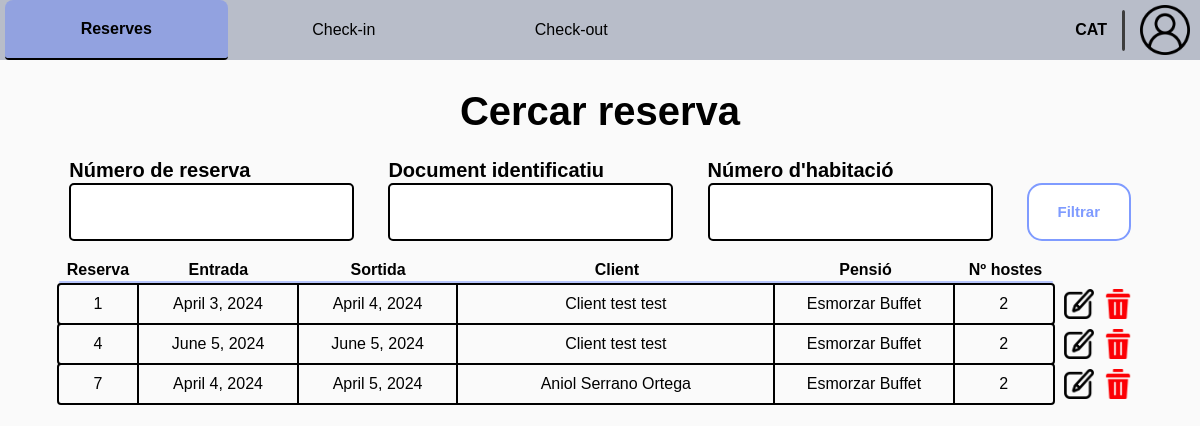
Page /receptionist/search-reservation/ (signed in) on the earlier database version.
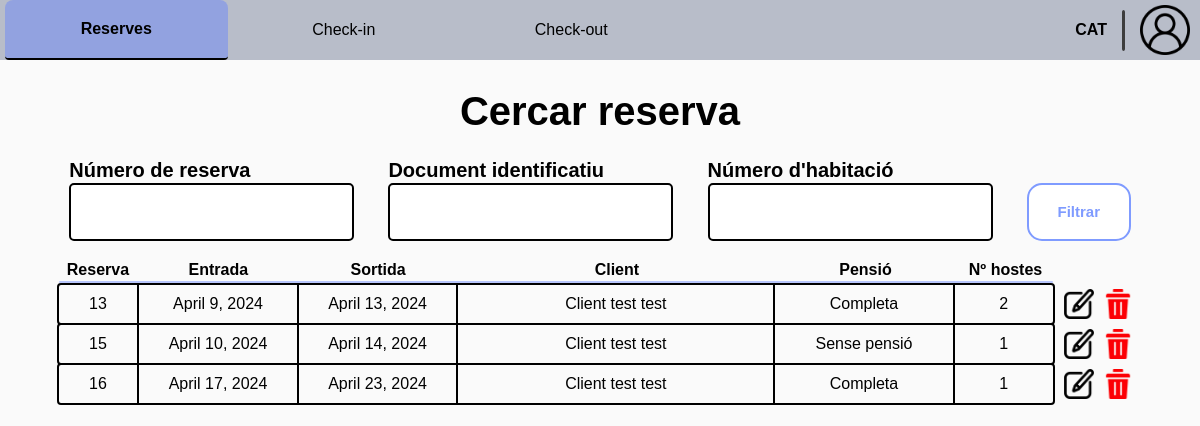
Same page on the later database version.
### Reception/models.py (models this page shows, shortened)
class RoomReservation(models.Model):
    client = models.ForeignKey(Client, on_delete=models.CASCADE)
    room = models.ForeignKey(Room, on_delete=models.CASCADE, to_field='id')
    entry = models.DateField()
    exit = models.DateField()
    pension_type = models.CharField(
        max_length=c.DROPDOWN_MAX_LENGTH,
        choices=c.get_pension_types,
        default='Sense pensió'
    )
    num_guests = models.IntegerField()
    is_active = models.BooleanField(default=True)
    check_in_active = models.BooleanField(default=False)
    check_out_active = models.BooleanField(default=False)
    class Meta:
        unique_together = ('room', 'entry', 'exit')

class HotelUser(AbstractUser):
    email = models.EmailField()
    phone_number = models.CharField(max_length=c.PHONE_NUMBER_LENGTH)
    id_number = models.CharField(max_length=c.ID_NUMBER, blank=True)

### Reception/views.py (the view, shortened to what this page needs)
# urls.py: path('search-reservation/', v.search_reservation, name='search_reservation'),
@worker_required('receptionist')
def search_reservation(request):
    form = SearchReservationForm(request.GET or None)
    reservations = RoomReservation.objects.filter(is_active=True)
    return render(request, c.get_manage_reservation_path(1), {'form': form, 'reservations': reservations})

### Reception/forms.py (shortened to what this page needs)
class SearchReservationForm(forms.ModelForm):
    num_reservation = forms.CharField(label="Número de reserva", required=False)
    id_number = forms.CharField(label="Document identificatiu", required=False)
    room_num = forms.IntegerField(label="Número d'habitació", required=False,
                                  validators=[MinValueValidator(1)])
    class Meta:
        model = RoomReservation
        fields = []

### Reception/config.py (called while the page is built)
    @staticmethod
    def get_manage_reservation_path(n: int):
        return p.MANAGE_RESERVATION[n]

### templates/worker/receptionist/reservation/manage_reservation/search_reservation.html (shortened to what this page needs)
{% extends "worker/receptionist/base_receptionist.html" %}
{% load static %}
{% block extra_css %}
    <link rel="stylesheet"
          href="{% static 'css/worker/receptionist/reservation/manage_reservation/search_reservation.css' %}">
{% endblock extra_css %}
{% block id_reservation %} id="current-page" {% endblock id_reservation %}
{% block content %}
    <div class="main">
        <h2 class="subsection-title">Cercar reserva</h2>
        <form method="get" class="filter-field">
            <div class="form-group">
                <p>{{ form.num_reservation.label }}</p>
                {{ form.num_reservation }}
            </div>
            <div class="form-group">
                <p>{{ form.id_number.label }}</p>
                {{ form.id_number }}
            </div>
            <div class="form-group">
                <p>{{ form.room_num.label }}</p>
                {{ form.room_num }}
            </div>
            <div class="procedural-buttons">
                <button class="filter-button" type="submit">Filtrar</button>
            </div>
        </form>
        <ul class="reservation-list">
            <ul class="list-index">
                <li id="reservation-id">Reserva</li>
                <li id="entry">Entrada</li>
                <li id="exit">Sortida</li>
                <li id="name">Client</li>
                <li id="pension">Pensió</li>
                <li id="num-guests">Nº hostes</li>
            </ul>
            <div id="divider"></div>
            {% for reservation in reservations %}
                <div class="list-div">
                    <li>
                        <div id="reservation-id">{{ reservation.id }}</div>
                        <div id="entry">{{ reservation.entry }}</div>
                        <div id="exit">{{ reservation.exit }}</div>
                        <div id="name">{{ reservation.client.first_name }} {{ reservation.client.last_name }}</div>
                        <div id="pension">{{ reservation.pension_type }}</div>
                        <div id="num-guests">{{ reservation.num_guests }}</div>
                    </li>
                    <div class="list-extra">
                        <div class="icon"><a href="{% url 'reservation_details' pk=reservation.id %}">
                            <img src="{% static 'img/icons/edit-icon.png' %}" alt="edit"></a>
                        </div>
                        <div class="icon">
                            <form action="{% url 'delete_reservation' reservation.id %}" method="post">
                                <button type="submit"
                                        onclick="return confirm('Estàs segur que vols eliminar aquesta reserva?');">
                                    <img src="{% static 'img/icons/delete-icon.png' %}" alt="delete"></button>
                            </form>
                        </div>
                    </div>
                </div>
            {% endfor %}
        </ul>
    </div>
{% endblock %}

Differences in the rows shown:
removed RoomReservation: id "1", entry "April 3, 2024", exit "April 4, 2024", client.first_name "Client test", client.last_name "test", pension_type "Esmorzar Buffet", num_guests "2"
removed RoomReservation: id "4", entry "June 5, 2024", exit "June 5, 2024", client.first_name "Client test", client.last_name "test", pension_type "Esmorzar Buffet", num_guests "2"
removed RoomReservation: id "7", entry "April 4, 2024", exit "April 5, 2024", client.first_name "Aniol", client.last_name "Serrano Ortega", pension_type "Esmorzar Buffet", num_guests "2"
added RoomReservation: id "13", entry "April 9, 2024", exit "April 13, 2024", client.first_name "Client test", client.last_name "test", pension_type "Completa", num_guests "2"
added RoomReservation: id "15", entry "April 10, 2024", exit "April 14, 2024", client.first_name "Client test", client.last_name "test", pension_type "Sense pensió", num_guests "1"
added RoomReservation: id "16", entry "April 17, 2024", exit "April 23, 2024", client.first_name "Client test", client.last_name "test", pension_type "Completa", num_guests "1"
